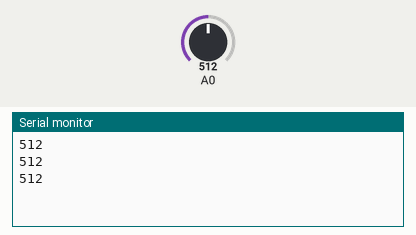
Bench run of a sketch on a simulated Arduino Uno, built with avr-gcc and run on an emulated ATmega328P. Shown: the last lines printed to the serial monitor. The test bench sets the inputs (shaded band); at power-on: A0 = 512.

Above: at 1.3 s.
1.4 s: A0 set to 716
At 1.9 s:
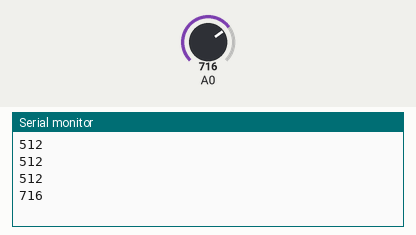
2.9 s: A0 set to 900
At 3.4 s:
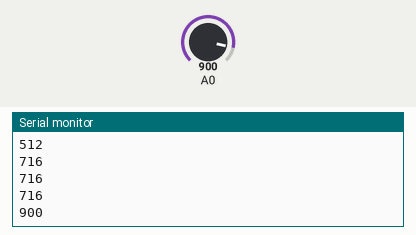
Timing chart, 0 to 5.9 s (numbered marks = the images above; inputs shaded):
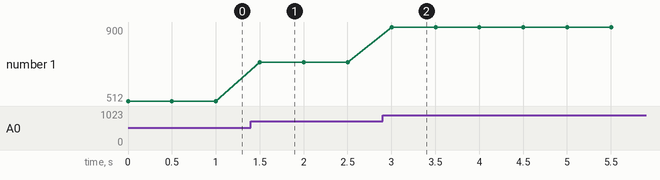

Measured:
- after the input at 1.4 s, the serial monitor: prints a new line after 0.10 s (image 1)
- after the input at 2.9 s, the serial monitor: prints a new line after 0.10 s (image 2)
- plotted number 1: 512 → 716 after the input at 1.4 s, 716 → 900 after the input at 2.9 s

The sketch:

Grove_Light_Sensor.ino
```cpp
// Ce croquis permet de visualiser la valeur du capteur de lumière dans une console Série (via USB sur l'ordinateur)
// Lorsqu'il a été téléversé, cliquer sur la console série en haut à droite de l'IDE Arduino
// Elle doit etre réglée sur 9600 bauds
// Elle affiche chaque seconde la valeur du capteur de lumière

void setup()
{
    Serial.begin(9600);
}

void loop()
{
    int lumiereActuelle = analogRead(A0);
    Serial.println(lumiereActuelle);
    delay(500);
}
```
